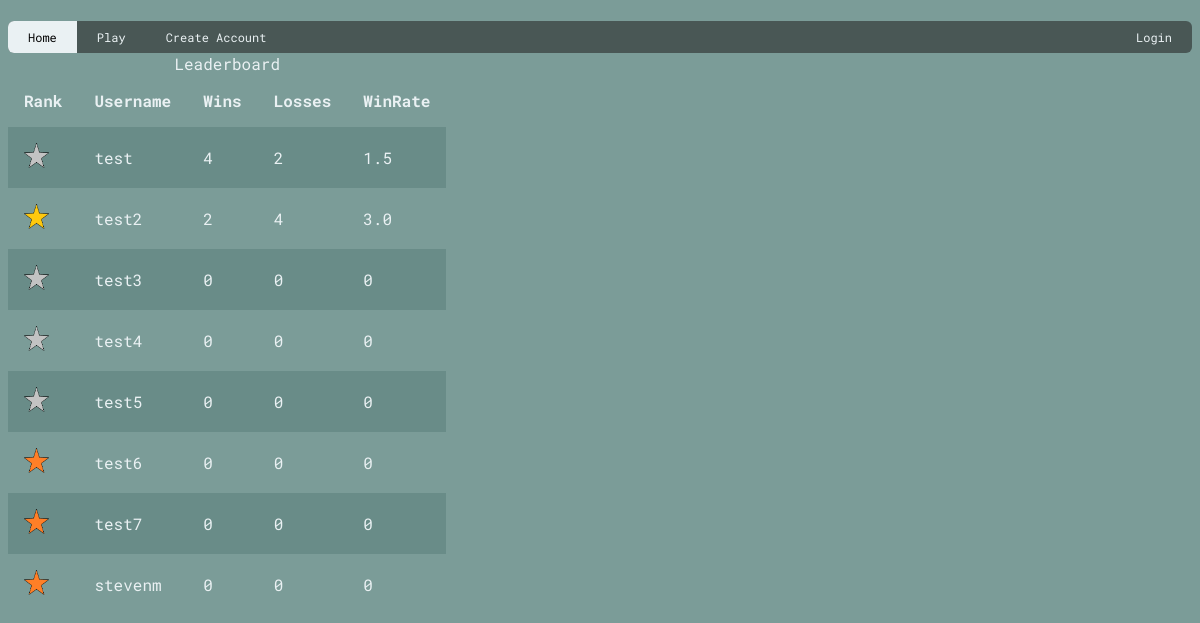
Before: / with the older database file.
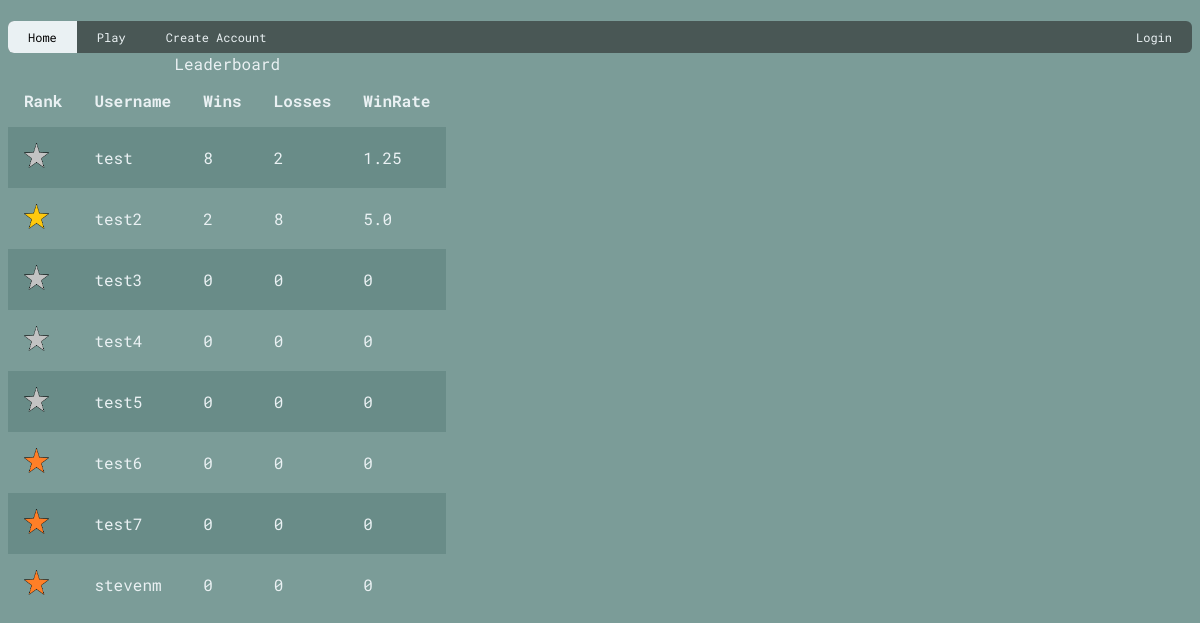
After: the same page with the newer database file.
### models.py (models this page shows)
class user_to_picture(db.Model):
    __tablename__ = 'user_to_picture'
    user_to_pictureId = db.Column(db.Integer, primary_key=True)
    userId = db.Column(db.Integer, db.ForeignKey('user.userId'))
    pictureId = db.Column(db.Integer, db.ForeignKey('rank_pictures.pictureId'))

class rank_pictures(db.Model):
    __tablename__ = 'rank_pictures'
    pictureId = db.Column(db.Integer, primary_key=True)
    pictureRef = db.Column(db.String)

class users(db.Model):
    __tablename__ = 'user'
    userId = db.Column(db.Integer, primary_key = True)
    username = db.Column(db.String)
    password = db.Column(db.String)
    gamesWon = db.Column(db.Integer)
    gamesLost = db.Column(db.Integer)
    sessionId = db.Column(db.Integer)

### main.py (the view)
@app.route('/')
def home():
    users = (models.users.query.order_by(models.users.gamesWon.desc()).all()) # all users ordered by games won in descending order
    length = len(users)
    upper_split = int((length/100) * 20)
    lower_split = int((length/100) * 70)
    upper_quart = users[:(upper_split)]
    middle_quart = users[(upper_split):(lower_split)]
    lower_quart = users[(lower_split):]
    print(upper_quart, middle_quart, lower_quart)
    for user in upper_quart:
        upper_user = models.user_to_picture.query.filter(models.user_to_picture.userId == user.userId).first()
        upper_user.pictureId = 1
    for user in middle_quart:
        middle_user = models.user_to_picture.query.filter(models.user_to_picture.userId == user.userId).first()
        middle_user.pictureId = 2
    for user in lower_quart:
        lower_user = models.user_to_picture.query.filter(models.user_to_picture.userId == user.userId).first()
        lower_user.pictureId = 3
    db.session.commit()
    user_ranks = models.user_to_picture.query.all()
    gold_image = models.rank_pictures.query.filter(models.rank_pictures.pictureId == 1).first()
    silver_image = models.rank_pictures.query.filter(models.rank_pictures.pictureId == 2).first()
    bronze_image = models.rank_pictures.query.filter(models.rank_pictures.pictureId == 3).first()
    return render_template('home.html', users=users, user_ranks=user_ranks, gold_image=gold_image, silver_image=silver_image, bronze_image=bronze_image)

### main.py (called while the page is built)
@app.context_processor
def add_current_user(): # function to create a user session
    if session.get('user'): # if there is user session
        return dict(current_user = models.users.query.get(session['user']))
    return dict(current_user = None)

### templates/home.html
{% extends 'layout.html' %}
{% block body %}
<table>
    <caption>Leaderboard</caption>
    <tr>
        <th>Rank</th>
        <th>Username</th>
        <th>Wins</th>
        <th>Losses</th>
        <th>WinRate</th>
    </tr>
    {% for user in users %}
        <tr>
            {% for user_rank in user_ranks %}
                {% if user_rank.userId == user.userId %}
                    {% if user_rank.pictureId == 1 %}
                        {% set file_name = gold_image.pictureRef %}
                        <td><img src="{{url_for('static', filename=file_name)}}"  file style="width:25px;height:25px"></td>
                    {% elif user_rank.pictureId == 2 %}
                        {% set file_name = silver_image.pictureRef %}
                        <td><img src="{{url_for('static', filename=file_name)}}" style="width:25px;height:25px"></td>
                    {% elif user_rank.pictureId == 3 %}
                        {% set file_name = bronze_image.pictureRef %}
                        <td><img src="{{url_for('static', filename=file_name)}}" style="width:25px;height:25px"></td>
                    {% endif %}
                {% endif %}
            {% endfor %}
            <td>{{user.username}}</td>
            <td>{{user.gamesWon}}</td>
            <td>{{user.gamesLost}}</td>
            {% if user.gamesWon > 0 and user.gamesLost > 0 %}
                <td>{{((user.gamesWon + user.gamesLost)/user.gamesWon)|round(2)}}</td>
            {% else %}
                <td>0</td>
            {% endif %}
        </tr>
    {%endfor%}
</table>
{% endblock body %}

### templates/layout.html (shortened to what this page needs)
{% macro nav_item(text, url, extra_class) %}
<a href="{{ url }}" class="{{ extra_class }} {% if request.path == url %}active{% endif %}">{{ text }}</a>
{% endmacro %}
<!DOCTYPE html>
<html lang = 'en'>
<head>
    <link rel = 'stylesheet' href = '/static/css/style.css'>
</head>
<body>
    <div class = 'navbar' id = 'topnav'>
        {{ nav_item('Home', '/') }}
        {{ nav_item('Play', '/play')}}
        {{ nav_item('Create Account', '/createaccount') }}
        <lgn>
            {% if current_user %}
                <txt>{{('Logged in as {}'.format(current_user.username)) }}</txt>
                {{ nav_item('Logout', '/logout') }}
            {% else %}
            {{ nav_item('Login', '/login') }}
            {% endif %}
        </lgn>
    </div>
    <div class="content">
        {% block body %}
        {% endblock body %}
    </div>
</body>
</html>

### static/css/style.css (style rules this page uses)
:root { --c1: #7b9c98; --c2: #eaf1f3; --c3: #495755; --c4: 'Roboto Mono'; --c5: #698c88; }
.navbar { background-color: var(--c3); }
html { font-family: var(--c4); color: var(--c2); }
a { color: var(--c2) }
body { background-color: var(--c1); }
table { border-collapse: collapse; border-spacing: 0; width: 25%; }
th, td { text-align: left; padding: 16px; }
tr:nth-child(even) { background-color: var(--c5); }
.navbar { background-color: var(--c3); overflow: hidden; border-radius: 6px; }
.navbar a { float: left; display: block; color: var(--c2); text-align: center; padding: 8px 20px; text-decoration: none; font-size: 12px; }
.navbar a.active { background-color: var(--c2); color: black; }
lgn { float: right; }

Changed rows visible on the page:
changed users "test": gamesWon "4" → "8"; ((user.gamesWon+user.gamesLost)/user.gamesWon)|round(2) "1.5" → "1.25"
changed users "test2": gamesLost "4" → "8"; ((user.gamesWon+user.gamesLost)/user.gamesWon)|round(2) "3.0" → "5.0"
